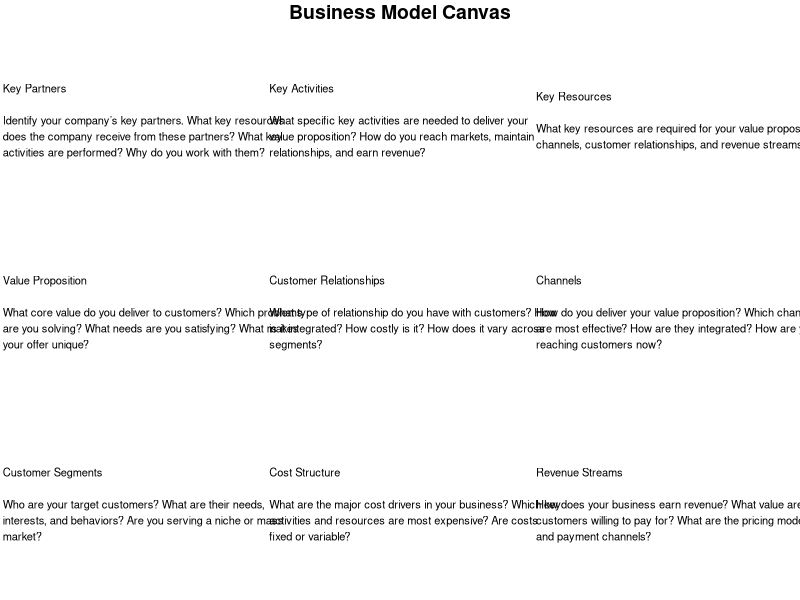
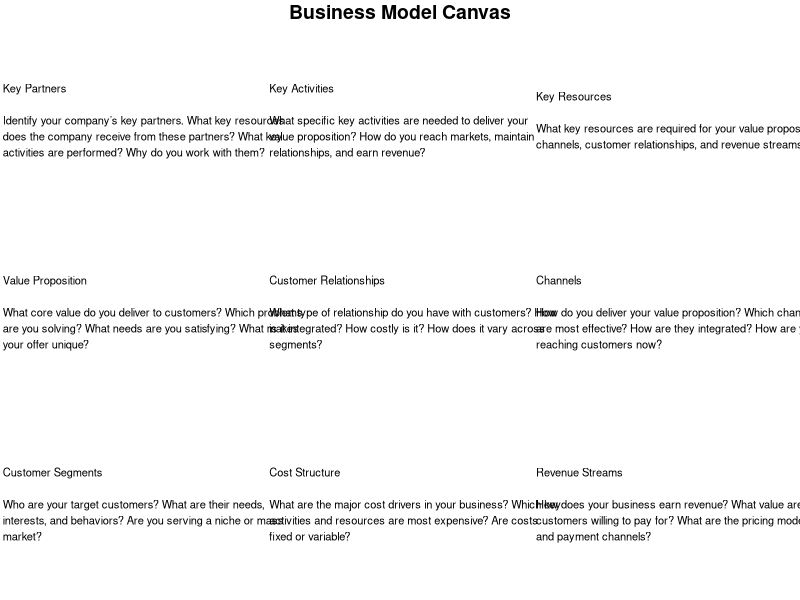
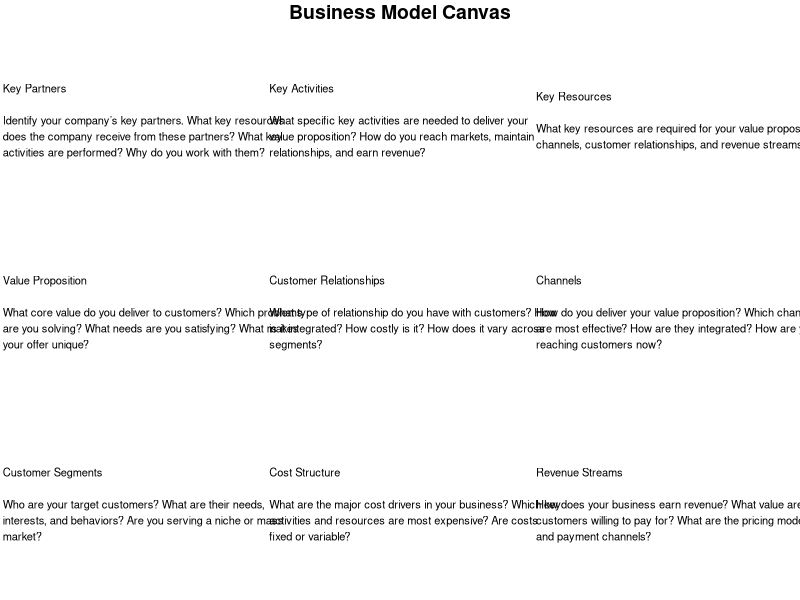

Here is the R script that generated these plots, in order:
# ---- Step 1: Install required package (only once) ----
install.packages("gridExtra")  # For layout

# ---- Step 2: Load libraries ----
library(gridExtra)
library(grid)

# ---- Step 3: Define default BMC content ----

kp_text <- "Identify your company’s key partners. What key resources does the company receive from these partners? What key activities are performed? Why do you work with them?"
ka_text <- "What specific key activities are needed to deliver your value proposition? How do you reach markets, maintain relationships, and earn revenue?"
kr_text <- "What key resources are required for your value proposition, channels, customer relationships, and revenue streams?"

vp_text <- "What core value do you deliver to customers? Which problems are you solving? What needs are you satisfying? What makes your offer unique?"

cr_text <- "What type of relationship do you have with customers? How is it integrated? How costly is it? How does it vary across segments?"
ch_text <- "How do you deliver your value proposition? Which channels are most effective? How are they integrated? How are you reaching customers now?"
cs_text <- "Who are your target customers? What are their needs, interests, and behaviors? Are you serving a niche or mass market?"

cost_text <- "What are the major cost drivers in your business? Which key activities and resources are most expensive? Are costs fixed or variable?"
rev_text <- "How does your business earn revenue? What value are customers willing to pay for? What are the pricing models and payment channels?"

# ---- Step 4: Create labeled, wrapped text blocks ----

make_box <- function(title, body, wrap_width = 60) {
  wrapped <- paste(strwrap(paste0(title, "\n\n", body), width = wrap_width), collapse = "\n")
  grid::textGrob(
    wrapped,
    gp = grid::gpar(fontsize = 8),
    just = "left",
    x = 0.01
  )
}

# Create each section
kp <- make_box("Key Partners", kp_text)
ka <- make_box("Key Activities", ka_text)
kr <- make_box("Key Resources", kr_text)
vp <- make_box("Value Proposition", vp_text)
cr <- make_box("Customer Relationships", cr_text)
ch <- make_box("Channels", ch_text)
cs <- make_box("Customer Segments", cs_text)
cost <- make_box("Cost Structure", cost_text)
rev <- make_box("Revenue Streams", rev_text)

# ---- Step 5: Create layout ----

canvas_layout <- gridExtra::grid.arrange(
  kp, ka, kr,
  vp,
  cr, ch, cs,
  cost, rev,
  ncol = 3,
  top = grid::textGrob("Business Model Canvas", gp = grid::gpar(fontsize = 14, fontface = "bold"))
)

# ---- Step 6: Export to PDF ----
pdf("business_model_canvas.pdf", width = 11, height = 8.5)
grid.draw(canvas_layout)
dev.off()

# ---- Step 7: Export to PNG ----
png("business_model_canvas.png", width = 1200, height = 850, res = 150)
grid.draw(canvas_layout)
dev.off()

# ---- Done! ----
cat("✅ Canvas exported to PDF and PNG in this folder:\n", getwd(), "\n")
